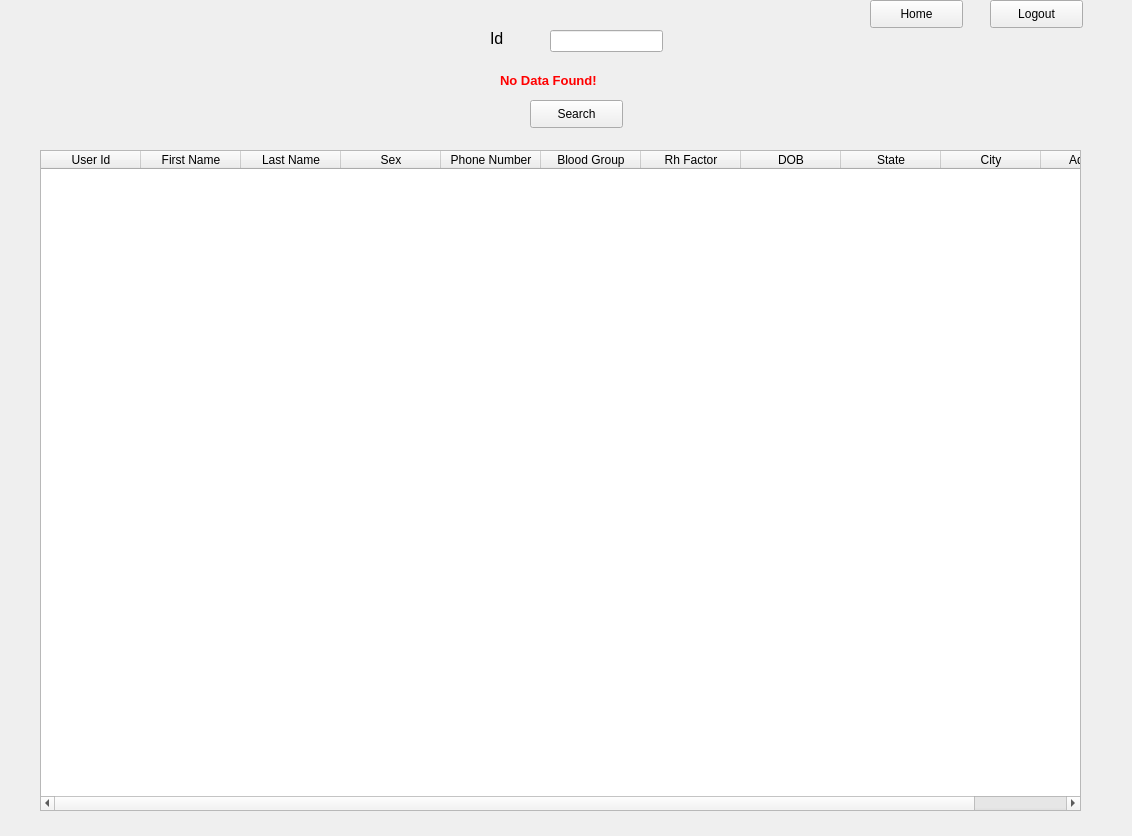
<?xml version="1.0" encoding="UTF-8"?>
<ui version="4.0">
 <class>Form</class>
 <widget class="QWidget" name="Form">
  <property name="geometry">
   <rect>
    <x>0</x>
    <y>0</y>
    <width>1132</width>
    <height>836</height>
   </rect>
  </property>
  <property name="windowTitle">
   <string>Form</string>
  </property>
  <widget class="QLabel" name="IdLabel">
   <property name="geometry">
    <rect>
     <x>490</x>
     <y>30</y>
     <width>55</width>
     <height>16</height>
    </rect>
   </property>
   <property name="font">
    <font>
     <pointsize>12</pointsize>
    </font>
   </property>
   <property name="text">
    <string>Id</string>
   </property>
  </widget>
  <widget class="QLineEdit" name="IdLineEdit">
   <property name="geometry">
    <rect>
     <x>550</x>
     <y>30</y>
     <width>113</width>
     <height>22</height>
    </rect>
   </property>
  </widget>
  <widget class="QPushButton" name="SearchButton">
   <property name="geometry">
    <rect>
     <x>530</x>
     <y>100</y>
     <width>93</width>
     <height>28</height>
    </rect>
   </property>
   <property name="text">
    <string>Search</string>
   </property>
  </widget>
  <widget class="QPushButton" name="LogOutButton">
   <property name="geometry">
    <rect>
     <x>990</x>
     <y>0</y>
     <width>93</width>
     <height>28</height>
    </rect>
   </property>
   <property name="text">
    <string>Logout</string>
   </property>
  </widget>
  <widget class="QLabel" name="DataNFLabel">
   <property name="geometry">
    <rect>
     <x>500</x>
     <y>70</y>
     <width>161</width>
     <height>21</height>
    </rect>
   </property>
   <property name="font">
    <font>
     <pointsize>10</pointsize>
     <weight>75</weight>
     <bold>true</bold>
    </font>
   </property>
   <property name="styleSheet">
    <string notr="true">color:rgb(255, 0, 0)</string>
   </property>
   <property name="text">
    <string>No Data Found!</string>
   </property>
  </widget>
  <widget class="QTableWidget" name="tableWidget">
   <property name="geometry">
    <rect>
     <x>40</x>
     <y>150</y>
     <width>1041</width>
     <height>661</height>
    </rect>
   </property>
   <column>
    <property name="text">
     <string>User Id</string>
    </property>
   </column>
   <column>
    <property name="text">
     <string>First Name</string>
    </property>
   </column>
   <column>
    <property name="text">
     <string>Last Name</string>
    </property>
   </column>
   <column>
    <property name="text">
     <string>Sex</string>
    </property>
   </column>
   <column>
    <property name="text">
     <string>Phone Number</string>
    </property>
   </column>
   <column>
    <property name="text">
     <string>Blood Group</string>
    </property>
   </column>
   <column>
    <property name="text">
     <string>Rh Factor</string>
    </property>
   </column>
   <column>
    <property name="text">
     <string>DOB</string>
    </property>
   </column>
   <column>
    <property name="text">
     <string>State</string>
    </property>
   </column>
   <column>
    <property name="text">
     <string>City</string>
    </property>
   </column>
   <column>
    <property name="text">
     <string>Address</string>
    </property>
   </column>
  </widget>
  <widget class="QPushButton" name="HomeButton">
   <property name="geometry">
    <rect>
     <x>870</x>
     <y>0</y>
     <width>93</width>
     <height>28</height>
    </rect>
   </property>
   <property name="text">
    <string>Home</string>
   </property>
  </widget>
 </widget>
 <resources/>
 <connections/>
</ui>
